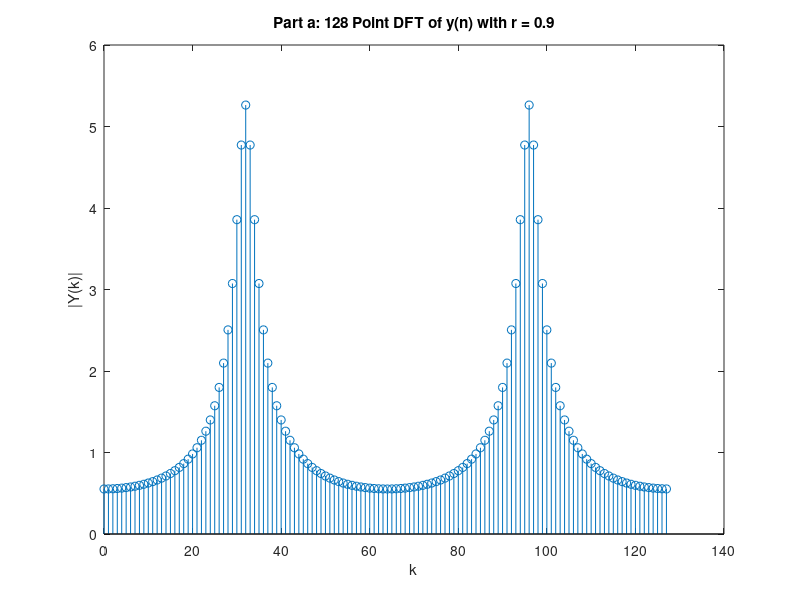
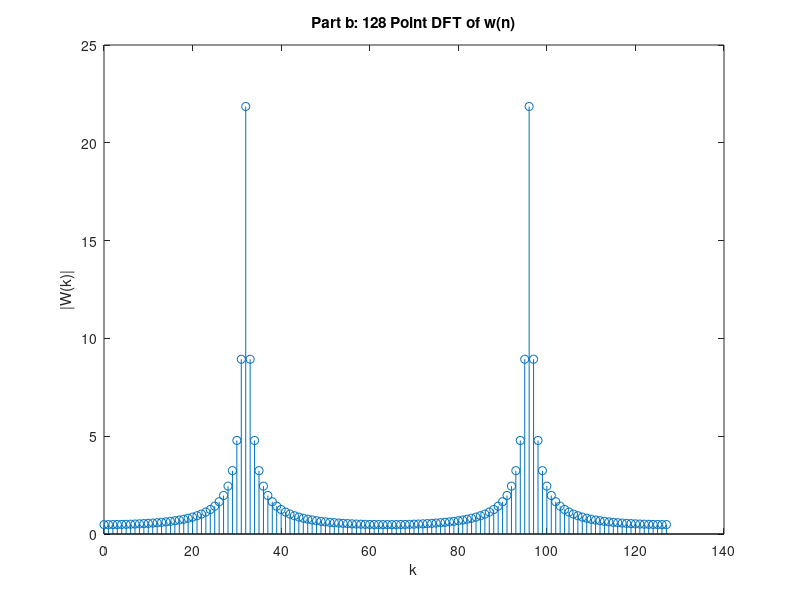
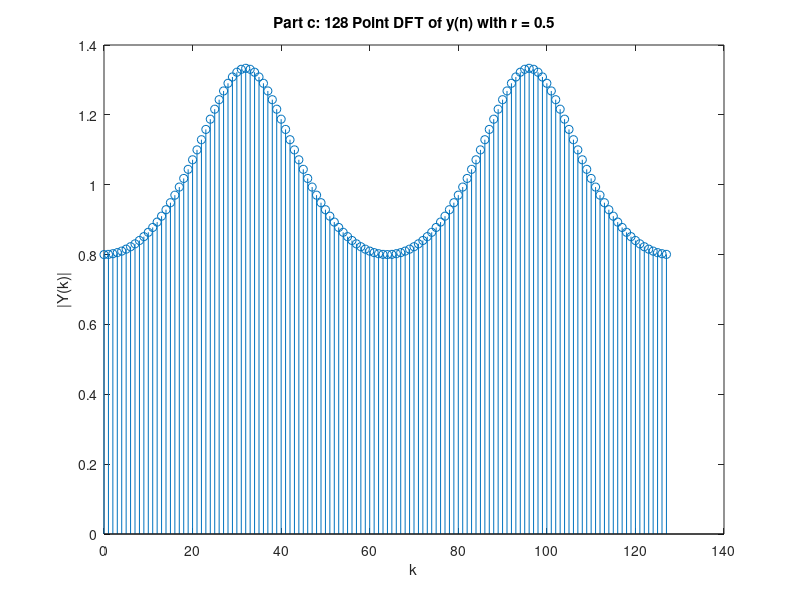
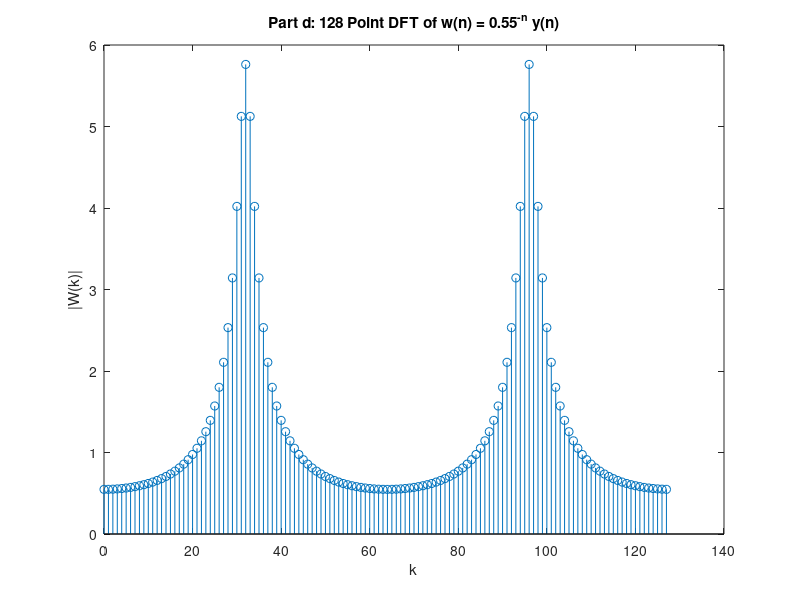

Here is the MATLAB script that generated these plots, in order:
%% Homework 8.37

%% Part a
clear all;
% Define constants and input x.
N = 128;
n = 0:127;
x = zeros(size(n));
x(1) = 1;
r = 0.9;

% Compute the sequence from the difference equation.
for i = 1:128
    
    if i >= 3
        y(i) = y(i-2)*(-r^2)+x(i);
    else
        y(i) = x(i);    % Since y(-1) & y(-2) = 0
    end
    
end
y = y(1:128);

% Compute a N = 128 Point DFT: using Matlab's FFT algorithm
Y = fft(y, N);
figure;
stem(0:N-1, abs(Y));
xlabel('k')
ylabel('|Y(k)|')
title('Part a: 128 Point DFT of y(n) with r = 0.9');

%% Part b
% From this we can conclude that w acts as a window on y, since W(k) has
% peaks in the same place as y and it suppresses sidelobes. It is
% performing a point by point multiplication on y in the time domain. 

w = (0.92).^(-n).*y;
W = fft(w, N);
figure;
stem(0:N-1, abs(W));
xlabel('k');
ylabel('|W(k)|');
title('Part b: 128 Point DFT of w(n)');

%% Part c
clear all;
% Define constants and input x.
N = 128;
n = 0:127;
x = zeros(size(n));
x(1) = 1;
r = 0.50;

% Compute the sequence from the difference equation.
for i = 1:128
    
    if i >= 3
        y(i) = y(i-2)*(-r^2)+x(i);
    else
        y(i) = x(i);    % Since y(-1) & y(-2) = 0
    end
    
end
y = y(1:128);

% Compute a N = 128 Point DFT: using Matlab's FFT algorithm
Y = fft(y, N);
figure;
stem(0:N-1, abs(Y));
xlabel('k')
ylabel('|Y(k)|')
title('Part c: 128 Point DFT of y(n) with r = 0.5');

%% Part d
% This time w(n) shows the spectral peaks of y(n) even more clearly. In
% fact we totally suppress anything that is +/- more than a few k values of
% the main peaks. 

w = (0.55).^(-n).*y;
W = fft(w, N);
figure;
stem(0:N-1, abs(W));
xlabel('k');
ylabel('|W(k)|');
title('Part d: 128 Point DFT of w(n) = 0.55^-^n y(n)');

%% Part e
% In the prescence of noise w does not demonstrate the peaks of the
% spectrum as well as it did before noise was added, in fact it has added
% some significant energy in the center of the spectrum.

clear all
% Define constants and input x.
N = 128;
n = 0:127;
x = zeros(size(n));
x(1) = 1;
r = 0.50;

% Define the noise
var = 0.1;
sdev = sqrt(var);
noise = sdev*randn(size(n));

% Compute the sequence from the difference equation.
for i = 1:128
    
    if i >= 3
        y(i) = y(i-2)*(-r^2)+x(i);
    else
        y(i) = x(i);    % Since y(-1) & y(-2) = 0
    end
    
end
y = y(1:128);
y = y + noise;

% Compute a N = 128 Point DFT: using Matlab's FFT algorithm
Y = fft(y, N);
figure;
stem(0:N-1, abs(Y));
xlabel('k')
ylabel('|Y(k)|')
title('Part e-c: 128 Point DFT of y(n)+noise with r = 0.5');
 

w = (0.55).^(-n).*y;
W = fft(w, N);
figure;
stem(0:N-1, abs(W));
xlabel('k');
ylabel('|W(k)|');
title('Part e-d: 128 Point DFT of w(n) = 0.55^-^n y(n)');

